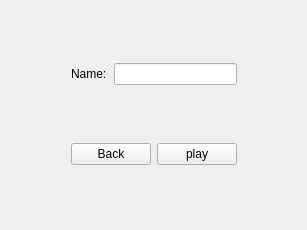
<?xml version="1.0" encoding="UTF-8"?>
<ui version="4.0">
 <class>Form</class>
 <widget class="QWidget" name="Form">
  <property name="geometry">
   <rect>
    <x>0</x>
    <y>0</y>
    <width>307</width>
    <height>230</height>
   </rect>
  </property>
  <property name="windowTitle">
   <string>Form</string>
  </property>
  <layout class="QGridLayout" name="gridLayout">
   <item row="0" column="0">
    <spacer name="horizontalSpacer">
     <property name="orientation">
      <enum>Qt::Horizontal</enum>
     </property>
     <property name="sizeHint" stdset="0">
      <size>
       <width>29</width>
       <height>20</height>
      </size>
     </property>
    </spacer>
   </item>
   <item row="0" column="1">
    <widget class="QLabel" name="label">
     <property name="text">
      <string>Name:</string>
     </property>
    </widget>
   </item>
   <item row="0" column="2" colspan="2">
    <widget class="QLineEdit" name="playerName">
     <property name="text">
      <string/>
     </property>
    </widget>
   </item>
   <item row="0" column="4">
    <spacer name="horizontalSpacer_2">
     <property name="orientation">
      <enum>Qt::Horizontal</enum>
     </property>
     <property name="sizeHint" stdset="0">
      <size>
       <width>29</width>
       <height>20</height>
      </size>
     </property>
    </spacer>
   </item>
   <item row="1" column="0">
    <spacer name="horizontalSpacer_3">
     <property name="orientation">
      <enum>Qt::Horizontal</enum>
     </property>
     <property name="sizeHint" stdset="0">
      <size>
       <width>29</width>
       <height>20</height>
      </size>
     </property>
    </spacer>
   </item>
   <item row="1" column="1" colspan="2">
    <widget class="QPushButton" name="backButton">
     <property name="text">
      <string>Back</string>
     </property>
    </widget>
   </item>
   <item row="1" column="3">
    <widget class="QPushButton" name="playButton">
     <property name="text">
      <string>play</string>
     </property>
    </widget>
   </item>
   <item row="1" column="4">
    <spacer name="horizontalSpacer_4">
     <property name="orientation">
      <enum>Qt::Horizontal</enum>
     </property>
     <property name="sizeHint" stdset="0">
      <size>
       <width>29</width>
       <height>20</height>
      </size>
     </property>
    </spacer>
   </item>
  </layout>
 </widget>
 <resources/>
 <connections/>
</ui>
